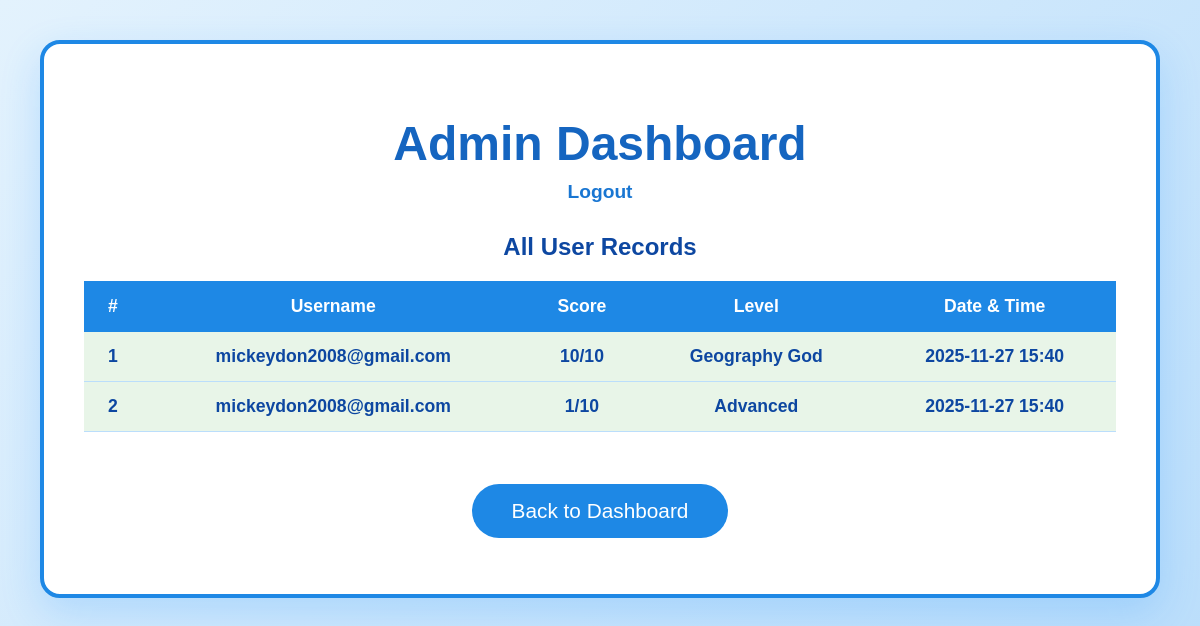
Page /super_admin_panel (signed in) on the earlier database version.
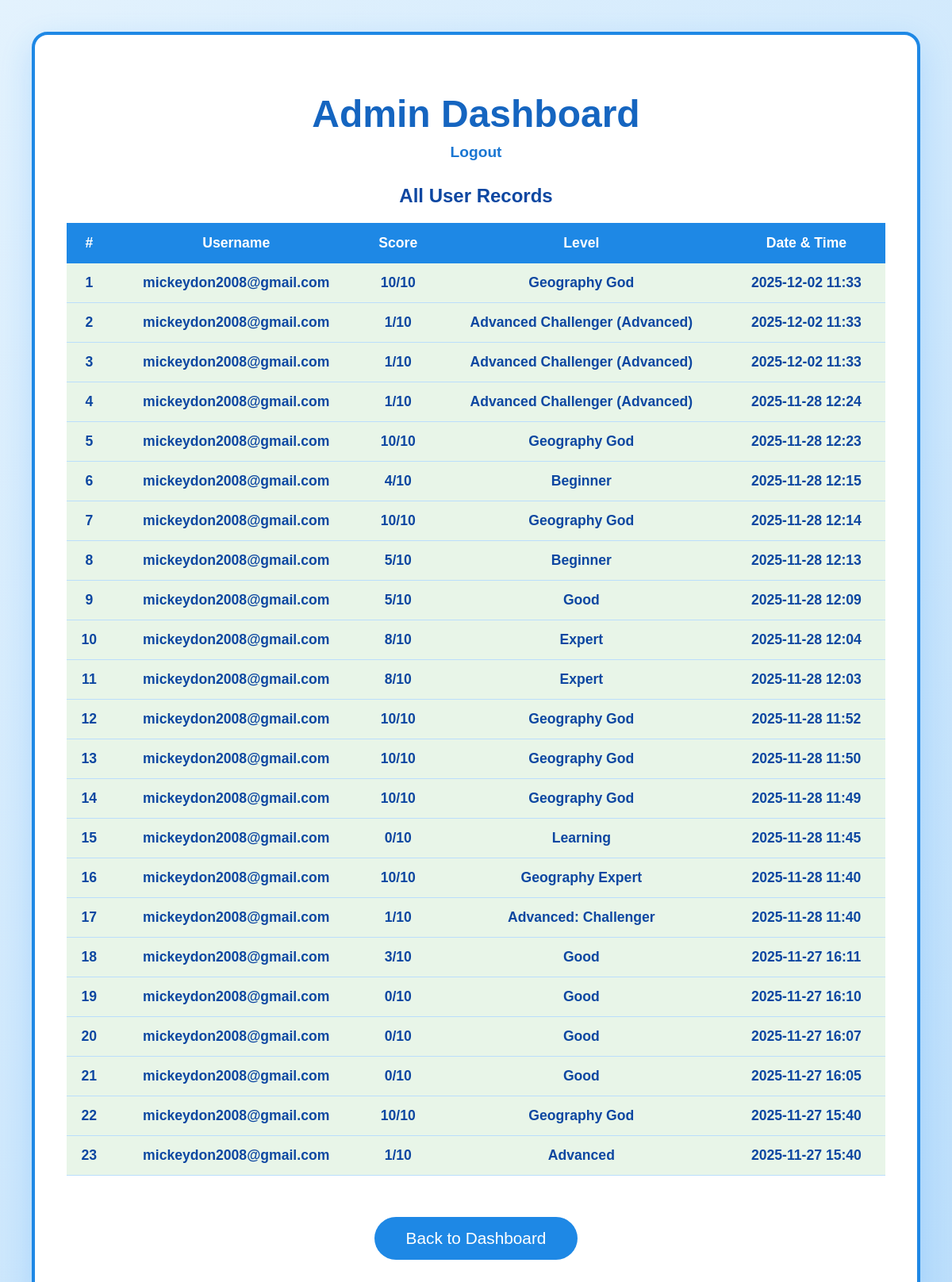
Same page on the later database version.
### tables this page shows
CREATE TABLE records (
                 id INTEGER PRIMARY KEY AUTOINCREMENT,
                 user_id INTEGER,
                 score INTEGER,
                 level TEXT,
                 timestamp TEXT);

CREATE TABLE users (
                 id INTEGER PRIMARY KEY AUTOINCREMENT,
                 username TEXT UNIQUE NOT NULL,
                 password TEXT NOT NULL,
                 is_admin INTEGER DEFAULT 0,
                 last_login TEXT);

### app.py (the view)
@app.route('/super_admin_panel')
def super_admin_panel():
    if session.get('username') != 'nguyen.don225@education.nsw.gov.au':
        flash("Access Denied")
        return redirect(url_for('user_home'))
    conn = sqlite3.connect('database.db')
    c = conn.cursor()
    c.execute("SELECT r.id, u.username, r.score, r.level, r.timestamp FROM records r JOIN users u ON r.user_id = u.id ORDER BY r.timestamp DESC")
    records = c.fetchall()
    conn.close()
    return render_template('super_admin_panel.html', records=records)

### Templates/super_admin_panel.html (shortened to what this page needs)
<!DOCTYPE html>
<html>
<head>
    <link rel="stylesheet" href="/static/styles.css">
</head>
<body>
<div class="admin-container">
    <h1>Admin Dashboard</h1>
    <div class="logout">
        <a href="/logout">Logout</a>
    </div>
    <h2>All User Records</h2>
    <table>
        <tr>
            <th>#</th>
            <th>Username</th>
            <th>Score</th>
            <th>Level</th>
            <th>Date & Time</th>
        </tr>
        {% for record in records %}
        <tr {% if record[1] == 'mickeydon2008@gmail.com' or record[1] == 'nguyen.don225@education.nsw.gov.au' %}class="highlight"{% endif %}>
            <td>{{ loop.index }}</td>
            <td>{{ record[1] }}</td>
            <td>{{ record[2] }}/10</td>
            <td>{{ record[3] }}</td>
            <td>{{ record[4] }}</td>
        </tr>
        {% endfor %}
    </table>
    <br><br>
    <p style="text-align:center;">
        <a href="/userhome"><button style="padding:15px 40px; font-size:1.3em; background:#1e88e5; color:white; border:none; border-radius:50px; cursor:pointer;">
            Back to Dashboard
        </button></a>
    </p>
</div>
</body>
</html>

Differences in the rows shown:
added records: username "mickeydon2008@gmail.com", score "10", level "Geography God", timestamp "2025-12-02 11:33"
added records: username "mickeydon2008@gmail.com", score "1", level "Advanced Challenger (Advanced)", timestamp "2025-12-02 11:33"
added records: username "mickeydon2008@gmail.com", score "1", level "Advanced Challenger (Advanced)", timestamp "2025-12-02 11:33"
added records: username "mickeydon2008@gmail.com", score "1", level "Advanced Challenger (Advanced)", timestamp "2025-11-28 12:24"
added records: username "mickeydon2008@gmail.com", score "10", level "Geography God", timestamp "2025-11-28 12:23"
added records: username "mickeydon2008@gmail.com", score "4", level "Beginner", timestamp "2025-11-28 12:15"
added records: username "mickeydon2008@gmail.com", score "10", level "Geography God", timestamp "2025-11-28 12:14"
added records: username "mickeydon2008@gmail.com", score "5", level "Beginner", timestamp "2025-11-28 12:13"
added records: username "mickeydon2008@gmail.com", score "5", level "Good", timestamp "2025-11-28 12:09"
added records: username "mickeydon2008@gmail.com", score "8", level "Expert", timestamp "2025-11-28 12:04"
added records: username "mickeydon2008@gmail.com", score "8", level "Expert", timestamp "2025-11-28 12:03"
added records: username "mickeydon2008@gmail.com", score "10", level "Geography God", timestamp "2025-11-28 11:52"
added records: username "mickeydon2008@gmail.com", score "10", level "Geography God", timestamp "2025-11-28 11:50"
added records: username "mickeydon2008@gmail.com", score "10", level "Geography God", timestamp "2025-11-28 11:49"
added records: username "mickeydon2008@gmail.com", score "0", level "Learning", timestamp "2025-11-28 11:45"
added records: username "mickeydon2008@gmail.com", score "10", level "Geography Expert", timestamp "2025-11-28 11:40"
added records: username "mickeydon2008@gmail.com", score "1", level "Advanced: Challenger", timestamp "2025-11-28 11:40"
added records: username "mickeydon2008@gmail.com", score "3", level "Good", timestamp "2025-11-27 16:11"
added records: username "mickeydon2008@gmail.com", score "0", level "Good", timestamp "2025-11-27 16:10"
added records: username "mickeydon2008@gmail.com", score "0", level "Good", timestamp "2025-11-27 16:07"
added records: username "mickeydon2008@gmail.com", score "0", level "Good", timestamp "2025-11-27 16:05"
